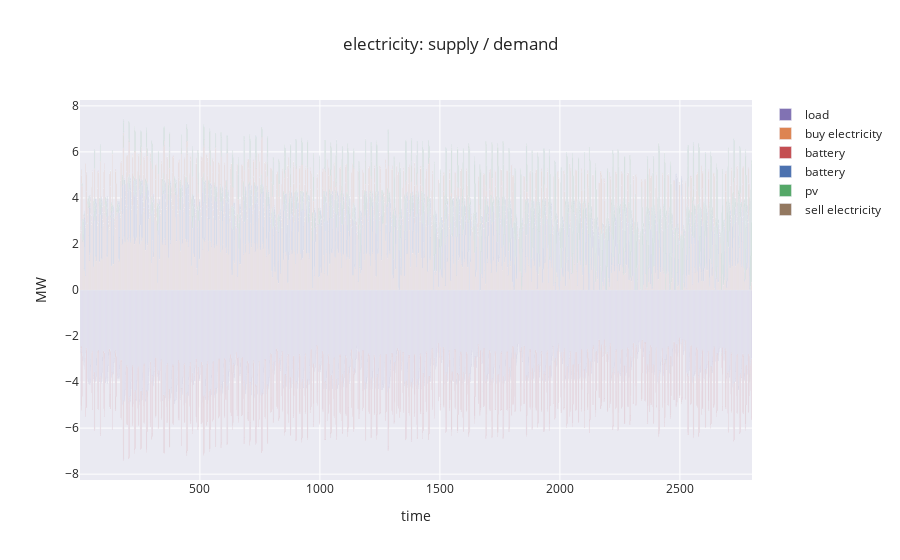

Notebook cell for this chart:
### Code cell
fig = visualize(model)
fig.render(xslice=(0,2800))
fig.show()
fig._fig.write_html("opt/out/plot_summerschool.html")

### Figure 1 — Plotly figure (JSON) as saved in the notebook; plotly's stock layout.template omitted (floating-point values rounded to 4 significant figures; data arrays with more than 128 entries replaced by an {"elided": "..."} marker saying what was removed)
{"data": [{"marker": {"color": "rgb(129,114,179)"}, "name": "load", "type": "bar", "x": {"elided": "2800 int values"}, "y": {"elided": "2800 float values"}}, {"marker": {"color": "rgb(221,132,82)"}, "name": "buy electricity", "type": "bar", "x": {"elided": "2800 int values"}, "y": {"elided": "2800 float values"}}, {"marker": {"color": "rgb(196,78,82)"}, "name": "battery", "type": "bar", "x": {"elided": "2800 int values"}, "y": {"elided": "2800 float values"}}, {"marker": {"color": "rgb(76,114,176)"}, "name": "battery", "type": "bar", "x": {"elided": "2800 int values"}, "y": {"elided": "2800 float values"}}, {"marker": {"color": "rgb(85,168,104)"}, "name": "pv", "type": "bar", "x": {"elided": "2800 int values"}, "y": {"elided": "2800 float values"}}, {"marker": {"color": "rgb(147,120,96)"}, "name": "sell electricity", "type": "bar", "x": {"elided": "2800 int values"}, "y": {"elided": "2800 float values"}}], "layout": {"autosize": true, "barmode": "relative", "title": {"text": "electricity: supply / demand"}, "xaxis": {"autorange": true, "range": [0.5, 2800.0], "title": {"text": "time"}, "type": "linear"}, "yaxis": {"autorange": true, "range": [-8.254, 8.254], "title": {"text": "MW"}, "type": "linear"}}}
